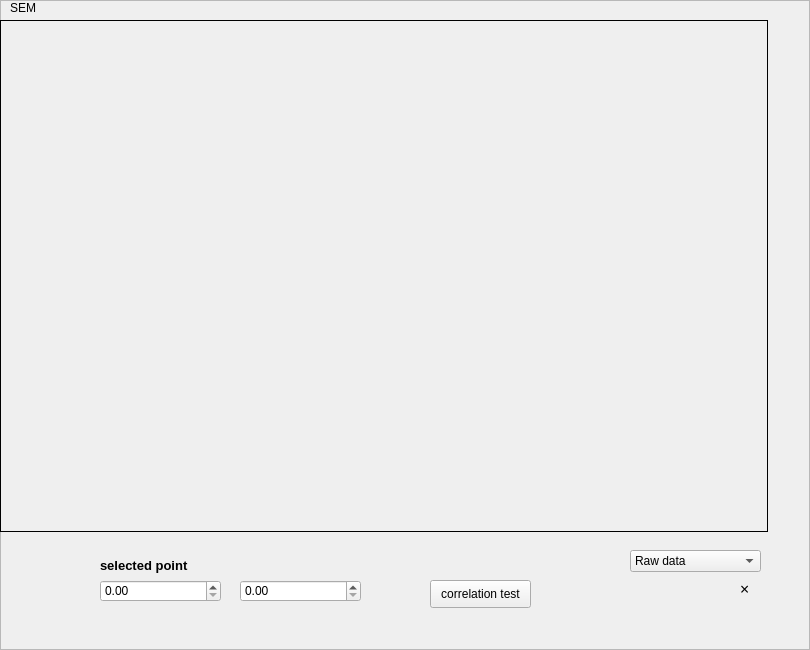
     <widget class="QFrame" name="frame">
      <property name="sizePolicy">
       <sizepolicy hsizetype="Ignored" vsizetype="Ignored">
        <horstretch>0</horstretch>
        <verstretch>0</verstretch>
       </sizepolicy>
      </property>
      <property name="frameShape">
       <enum>QFrame::StyledPanel</enum>
      </property>
      <property name="frameShadow">
       <enum>QFrame::Raised</enum>
      </property>
      <widget class="QLabel" name="label_image_frame1">
       <property name="geometry">
        <rect>
         <x>0</x>
         <y>20</y>
         <width>768</width>
         <height>512</height>
        </rect>
       </property>
       <property name="sizePolicy">
        <sizepolicy hsizetype="Ignored" vsizetype="Ignored">
         <horstretch>0</horstretch>
         <verstretch>0</verstretch>
        </sizepolicy>
       </property>
       <property name="minimumSize">
        <size>
         <width>256</width>
         <height>256</height>
        </size>
       </property>
       <property name="frameShape">
        <enum>QFrame::Box</enum>
       </property>
       <property name="text">
        <string/>
       </property>
      </widget>
      <widget class="QLabel" name="label_measurement_type1">
       <property name="geometry">
        <rect>
         <x>10</x>
         <y>0</y>
         <width>55</width>
         <height>16</height>
        </rect>
       </property>
       <property name="text">
        <string>SEM</string>
       </property>
      </widget>
      <widget class="QLabel" name="label_counter">
       <property name="geometry">
        <rect>
         <x>720</x>
         <y>610</y>
         <width>81</width>
         <height>31</height>
        </rect>
       </property>
       <property name="text">
        <string/>
       </property>
      </widget>
      <widget class="QLabel" name="label_demo_mode">
       <property name="geometry">
        <rect>
         <x>560</x>
         <y>590</y>
         <width>201</width>
         <height>21</height>
        </rect>
       </property>
       <property name="font">
        <font>
         <family>Arial Black</family>
         <pointsize>10</pointsize>
         <weight>75</weight>
         <bold>true</bold>
        </font>
       </property>
       <property name="text">
        <string/>
       </property>
       <property name="wordWrap">
        <bool>true</bool>
       </property>
      </widget>
      <widget class="QComboBox" name="comboBox_image_convention">
       <property name="geometry">
        <rect>
         <x>630</x>
         <y>550</y>
         <width>131</width>
         <height>22</height>
        </rect>
       </property>
       <item>
        <property name="text">
         <string>Raw data</string>
        </property>
       </item>
       <item>
        <property name="text">
         <string>EBSD convention</string>
        </property>
       </item>
       <item>
        <property name="text">
         <string>TEM convention</string>
        </property>
       </item>
      </widget>
      <widget class="QDoubleSpinBox" name="doubleSpinBox_point_x">
       <property name="geometry">
        <rect>
         <x>100</x>
         <y>580</y>
         <width>121</width>
         <height>22</height>
        </rect>
       </property>
       <property name="maximum">
        <double>1000000.000000000000000</double>
       </property>
      </widget>
      <widget class="QDoubleSpinBox" name="doubleSpinBox_point_y">
       <property name="geometry">
        <rect>
         <x>240</x>
         <y>580</y>
         <width>121</width>
         <height>22</height>
        </rect>
       </property>
       <property name="maximum">
        <double>1000000.000000000000000</double>
       </property>
      </widget>
      <widget class="QLabel" name="label_34">
       <property name="geometry">
        <rect>
         <x>100</x>
         <y>550</y>
         <width>201</width>
         <height>31</height>
        </rect>
       </property>
       <property name="font">
        <font>
         <pointsize>10</pointsize>
         <weight>75</weight>
         <bold>true</bold>
        </font>
       </property>
       <property name="text">
        <string>selected point</string>
       </property>
      </widget>
      <widget class="QLabel" name="label_7">
       <property name="geometry">
        <rect>
         <x>740</x>
         <y>580</y>
         <width>20</width>
         <height>16</height>
        </rect>
       </property>
       <property name="font">
        <font>
         <family>Arial Black</family>
         <pointsize>12</pointsize>
        </font>
       </property>
       <property name="text">
        <string>×</string>
       </property>
      </widget>
      <widget class="QPushButton" name="pushButton_correlation">
       <property name="geometry">
        <rect>
         <x>430</x>
         <y>580</y>
         <width>101</width>
         <height>28</height>
        </rect>
       </property>
       <property name="text">
        <string>correlation test</string>
       </property>
      </widget>
     </widget>
